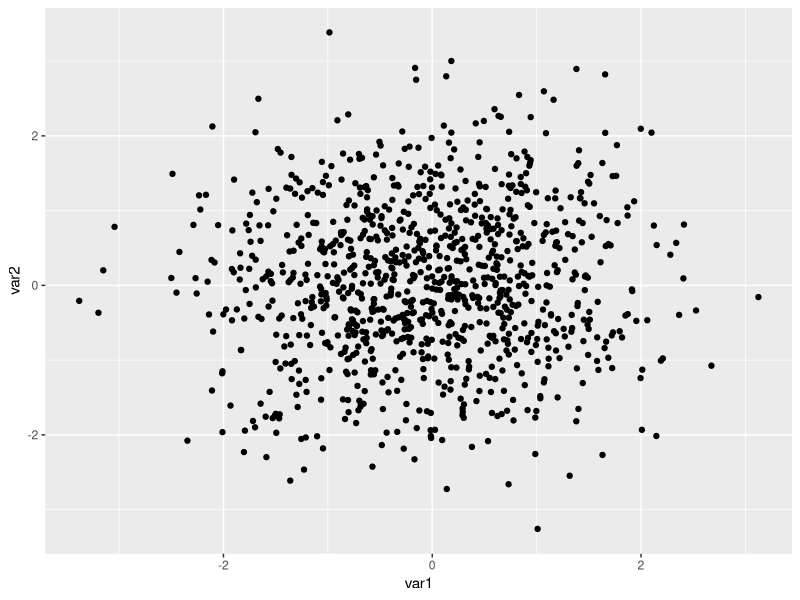
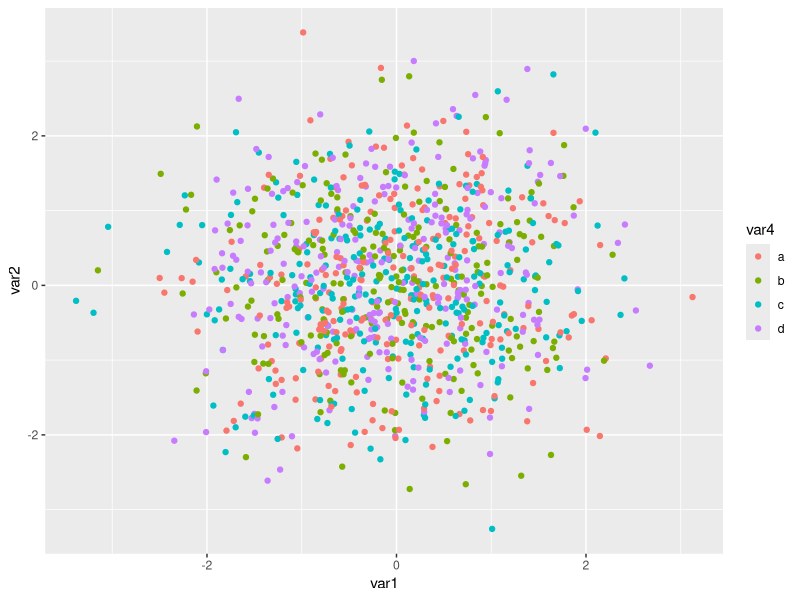
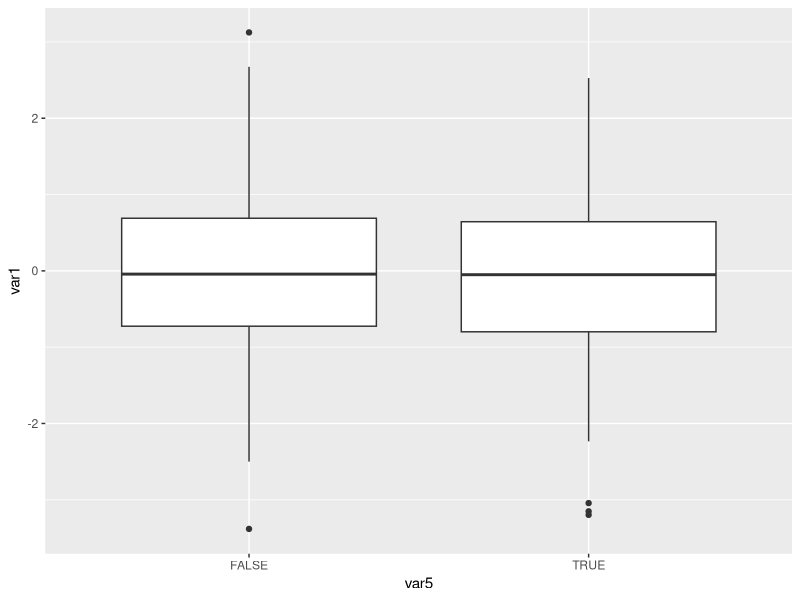

Here is the R script that generated these plots, in order:
## ---- chunk 1
print("Hello World!")
## ---- chunk 2
library(tidyverse)
## ---- chunk 3
df <- tibble(
    var1 = rnorm(1000),
    var2 = rnorm(1000),
    var3 = rnorm(1000),
    var4 = sample(letters[1:4], 1000, replace = TRUE),
    var5 = sample(c(TRUE, FALSE), 1000, replace = TRUE)
)
## ---- chunk 4
slice_head(df, n = 10)
slice_max(df, order_by = var1, n = 10)
slice_min(df, order_by = var1, n = 10)
slice_sample(df, n = 10)
slice_tail(df, n = 10)
## ---- chunk 5
summary(df)
## ---- chunk 6
df %>%
    ggplot() +
    geom_point(aes(x = var1, y = var2))
## ---- chunk 7
df %>%
    ggplot() +
    geom_point(aes(x = var1, y = var2, color = var4))
## ---- chunk 8
df %>%
    ggplot() +
    geom_boxplot(aes(x = var5, y = var1))
## ---- chunk 9
df %>%
    summarise(
        min = min(var1),
        q25 = quantile(var1, 0.25),
        mean = mean(var1),
        median = median(var1),
        q75 = quantile(var1, 0.75),
        max = max(var1),
        sd = sd(var1)
    )
## ---- chunk 10
df %>%
    summarise(
        min = min(var1),
        q25 = quantile(var1, 0.25),
        mean = mean(var1),
        median = median(var1),
        q75 = quantile(var1, 0.75),
        max = max(var1),
        sd = sd(var1),
        .by = var4
    )
## ---- chunk 11
cor(df$var1, df$var2)
## ---- chunk 12
df %>%
    select(where(is.numeric)) %>%
    cor()
## ---- chunk 13
df %>%
    count(var4)
## ---- chunk 14
df %>%
    count(var4, var5)
## ---- chunk 15
df2 <- df %>%
    mutate(var6 = var1 + var2) %>%
    mutate(var7 = var6^2 + var1)
